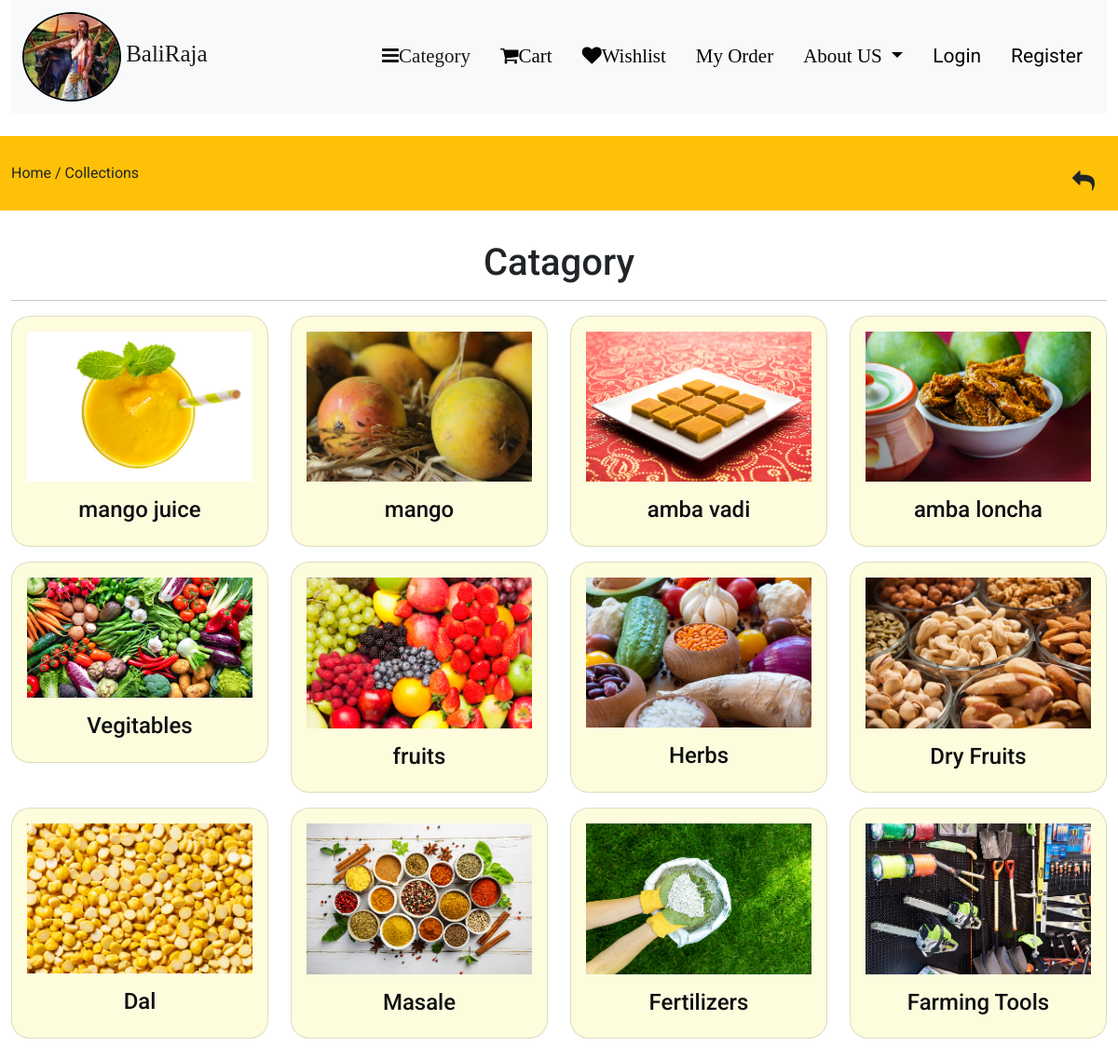
Page /collection on the committed database.
### app/models.py (models this page shows, shortened)
class category(models.Model):
    slug= models.CharField(max_length=191, null=False, blank=False)
    name= models.CharField(max_length=191, null=False, blank=False)
    image=models.ImageField(upload_to=get_file_path,null=False, blank=False )
    desc= models.TextField(max_length=500, null=False, blank=False )
    status=models.BooleanField(default=False, help_text="0=default, 1=Hidden")
    trending=models.BooleanField(default=False, help_text="0=default, 1=Trending")
    meta_title=models.CharField(max_length=191, null=False, blank=False)
    meta_keywords=models.CharField(max_length=191, null=False, blank=False)
    meta_desc= models.TextField(max_length=500, null=False, blank=False )
    created_at=models.DateTimeField(auto_now_add=True)

### app/views.py (the view)
# urls.py: path("collection",views.collection, name="collection"),
def collection(request):
    Category=category.objects.filter(status=0)
    context={'Category':Category}
    return render(request,'products/collection.html', context)

### template/products/collection.html (shortened to what this page needs)
{% extends 'base.html' %}
{% block body %}
<div class="py-1 my-4 bg-warning">
    <div class="container-fluid my-4">
        <a class="text-dark" href="{% url 'home' %}"> Home /</a>
        <a class="text-dark" href="{% url 'collection' %}"> Collections </a>
        <a href="{% url 'home' %}" class="btn btn-warning float-end text-dark"> <h4><i class="fa fa-reply"></i>  </h4></a>
    </div>
</div>
<div class="container-fluid">
    <div class="row">
        <div class="col-md-12 my-4">
            <h1 class="text-center">Catagory</h1>
            <hr>
            <div class="row">
            {% for item in Category %}
                <div class="col-md-3 mt-3">
                    <div class="card">
                        <a href="{% url 'collectionview' item.slug %}">
                            <div class="card-body">
                                <div class="catagory-image">
                                    <img src="{{ item.image.url }}"  alt="catagory-image" class="w-100">
                                </div>
                                <h4 class="text-center mt-3">{{item.name}}</h4>
                            </div>
                        </a>
                    </div>
                </div>
            {% endfor %}
            </div>
        </div>
    </div>
</div>
{% endblock body %}

### template/base.html (shortened to what this page needs)
{% load static %}
<!doctype html>
<html lang="en">
  <head>
    <link href="{% static 'css/bootstrap.css' %}" rel="stylesheet" >
    <link href="{% static 'css/custom.css' %}" rel="stylesheet" >
    <link rel="stylesheet" href="//cdn.jsdelivr.net/npm/alertifyjs@1.13.1/build/css/alertify.min.css"/>
    <link rel="stylesheet" href="//cdn.jsdelivr.net/npm/alertifyjs@1.13.1/build/css/themes/default.min.css"/>
    <link rel="stylesheet" href="https://stackpath.bootstrapcdn.com/font-awesome/4.7.0/css/font-awesome.min.css">
  </head>
  <body>
      {% include 'navbar.html' %}
      {% block body %}
      {% endblock body %}
</body>
</html>

### template/navbar.html (shortened to what this page needs)
<div class="container-fluid">
  <nav class="navbar navbar-expand-lg navbar-light bg-light">
    <div class="container-fluid">
      <a class="navbar-brand" href="/">
        <img  class="svg balirajalogo w-50"src="/static/images/1.jfif" alt="logo" > <i class="fa fa " style="font-size: 25px;">BaliRaja</i> </a>
      <div class="collapse navbar-collapse" id="navbarSupportedContent">
        <ul class="navbar-nav text-center ms-auto">
          <li class="nav-item">
            <a class="nav-link {% if request.resolver_match.url_name == 'collection' %}active{% endif %}" aria-current="page" href="{% url 'collection' %}"> <i class="fa fa-bars">Category</i></a>
          </li>
          <li class="nav-item">
            <a class="nav-link {% if request.resolver_match.url_name == 'cart' %}active{% endif %}" aria-current="page" href="{% url 'cart' %}"> <i class="fa fa-shopping-cart">Cart</i></a>
          </li>
          <li class="nav-item">
            <a class="nav-link {% if request.resolver_match.url_name == 'wishlist' %}active{% endif %}" aria-current="page" href="{% url 'wishlist' %}"> <i class="fa fa-heart">Wishlist</i></a>
          </li>
          <li class="nav-item">
            <a class="nav-link {% if request.resolver_match.url_name == 'myorder' %}active{% endif %}" aria-current="page" href="{% url 'myorder' %}"> <i class="fa fa">My Order</i></a>
          </li>
          <li class="nav-item dropdown">
            <a class="nav-link dropdown-toggle" href="#" id="navbarDropdown" role="button" data-bs-toggle="dropdown" aria-expanded="false">
              <i class="fa fa-about">About US</i>
            </a>
          </li>
          {% if request.user.is_authenticated %}
          <li class="nav-item dropdown">
            <a class="nav-link dropdown-toggle" href="#" id="navbarDropdown" role="button" data-bs-toggle="dropdown" aria-expanded="false">
              <i class="fa fa-about">{{request.user}}</i>
            </a>
            <ul class="dropdown-menu" aria-labelledby="navbarDropdown">
              <li><a class="dropdown-item" href="{% url 'logout' %}"> <i class="fa fa">Logout</i> </a></li>
            </ul>
          </li>
          {% else %}
          <li class="nav-item">
            <a class="nav-link "  href="{% url 'loginpage' %}"> Login</a>
          </li>
          <li class="nav-item">
            <a class="nav-link "  href="{% url 'register' %}"> Register</a>
          </li>
          {% endif %}
        </ul>
      </div>
    </div>
  </nav>
</div>

### template/base.html (style rules this page uses)
* { font-family: 'Roboto', sans-serif; margin: 0; padding: 0; }
a { text-decoration: none; }
.card { background-color: #fdfcdd; border-radius: 1.25rem; }

### template/navbar.html (style rules this page uses)
.svg { height: 6rem; width: 2rem; padding-right: .0005rem; padding-left: .0005rem; color: rgb(255, 255, 255); border-radius: 50%; border: 2px solid black; }
.nav-link { padding-right: 1.3rem; padding-left: .5rem; color: #000000; font-size: 21px; }
.navbar-light .navbar-nav .nav-link { color: rgb(4, 4, 4); }
a { color: #0f1012; }
ul { display: inline-block; }
ul li { display: inline-block; margin: 0 6px; }
.navbar-nav { display: inline-block; }

### template/products/collection.html (style rules this page uses)
.row { --bs-gutter-y: 1rem; }

### rows in the picture
category: image (picture), name "mango juice"
category: image (picture), name "mango"
category: image (picture), name "amba vadi"
category: image (picture), name "amba loncha"
category: image (picture), name "Vegitables"
category: image (picture), name "fruits"
category: image (picture), name "Herbs"
category: image (picture), name "Dry Fruits"
category: image (picture), name "Dal"
category: image (picture), name "Masale"
category: image (picture), name "Fertilizers"
category: image (picture), name "Farming Tools"
